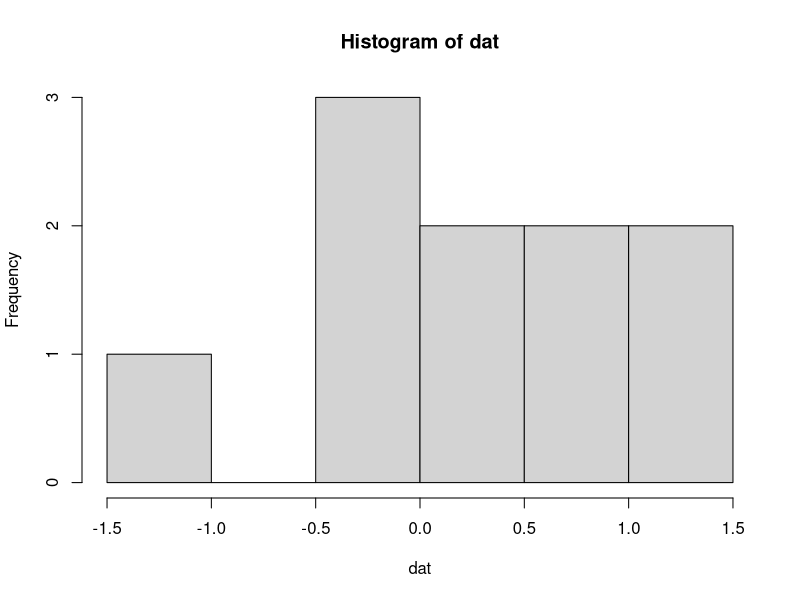
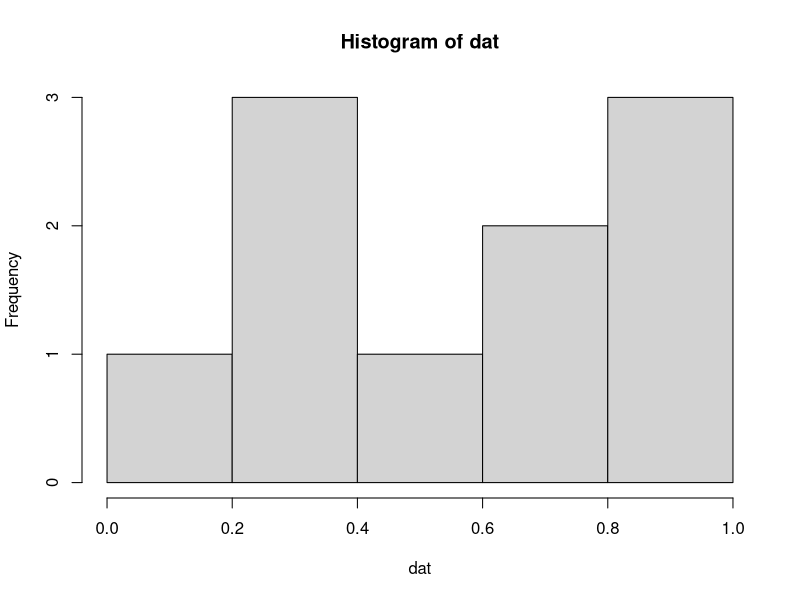

R code for these plots, in order: (Note: this script raises an error after producing the figures.)
distribHist <- function(n, distrib) {
  arg <- match.arg(distrib, c("normal", "unif"))
  dat <- switch(arg, "normal" = rnorm(n), "unif" = runif(n))
  hist(dat)
}

distribHist(10, "n")
distribHist(10, "un")
distribHist(1000, "uniform")
distribHist(1000, "uniformal")
